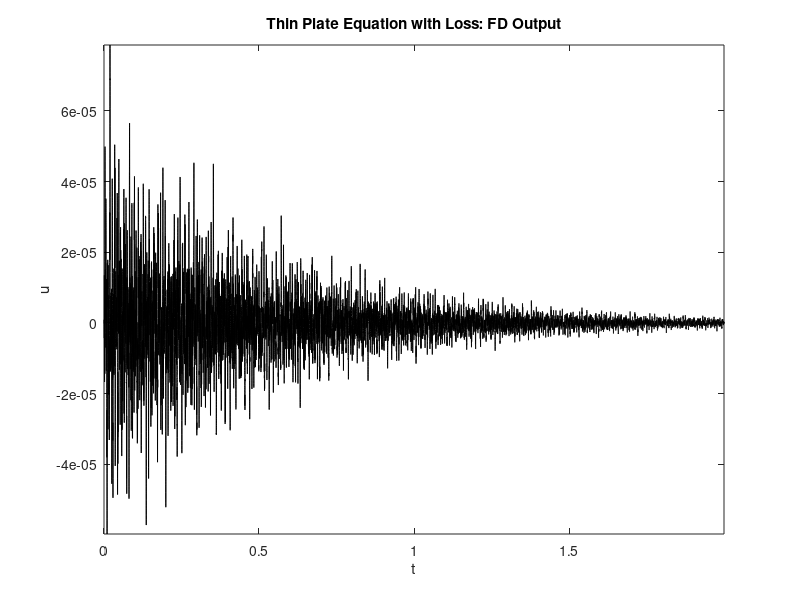

MATLAB code for this plot:
% matlab script plateloss.m
% finite difference scheme for the thin plate equation with loss
% simply supported boundary conditions
% raised cosine initial conditions
% vector/matrix update form
% zeroth-order interpolation

%%%%%% begin global parameters

SR = 44100; % sample rate(Hz)
K = 20; % plate stiffness parameter (1/s)
T60 = 8; % 60 dB decay time (s)
epsilon = 1.2; % domain aspect ratio
TF = 2; % duration of simulation(s)
ctr = [0.8 0.9]; wid = 0.3; % center location/width of excitation
u0 = 0; v0 = 1; % maximum initial displacement/velocity
rp = [0.05 0.7]; % position of readout([0-1,0-1])
mu = 0.25; % scheme free parameter

%%%%%% end global parameters

% begin derived parameters

k = 1/SR; % time step
NF = floor(SR*TF); % duration of simulation (samples)
sig0 = 6*log(10)/T60; % loss parameter

% stability condition/scheme parameters

h = sqrt(K*k/mu); % find grid spacing
Nx = floor(sqrt(epsilon)/h); % number of x-subdivisions of spatial domain
Ny = floor(1/(sqrt(epsilon)*h)); % number of y-subdivisions of spatial domain
h = sqrt(epsilon)/Nx;
ss = (Nx-1)*(Ny-1); % total grid size

% generate difference matrix/scheme matrices

Dxx = sparse(toeplitz([-2/h^2;1/h^2;zeros(Nx-3,1)]));
Dyy = sparse(toeplitz([-2/h^2;1/h^2;zeros(Ny-3,1)]));
D = kron(eye(Nx-1), Dyy)+kron(Dxx, eye(Ny-1)); DD = D*D;
B = sparse((2*eye(ss)-K^2*k^2*DD)/(1+sig0*k));
C = ((1-sig0*k)/(1+sig0*k))*sparse(eye(ss));

% readout interpolation parameters

rp_index = (Ny-1)*floor(rp(1)*Nx)+floor(rp(2)*Ny);

% create 2D raised cosine

[X, Y] = meshgrid([1:Nx-1]*h, [1:Ny-1]*h);
dist = sqrt((X-ctr(1)*sqrt(epsilon)).^2+(Y-ctr(2)/sqrt(epsilon)).^2);
ind = sign(max(-dist+wid/2,0)); rc = 0.5*ind.*(1+cos(2*pi*dist/wid));
rc = reshape(rc, ss,1);

% set initial conditions/initialize output

u2 = u0*rc; u1 = (u0+k*v0)*rc; u = zeros(ss,1);out = zeros(NF,1);

%%%%%% start main loop

for n=3:NF
u = B*u1-C*u2;
u2 = u1; u1 = u;
out(n) = u(rp_index);
end

%%%%%% end main loop

% plot output waveform

plot([0:NF-1]*k, out, 'k'); xlabel('t'); ylabel('u');
title('Thin Plate Equation with Loss: FD Output'); axis tight

% play sound

soundsc(out,SR);